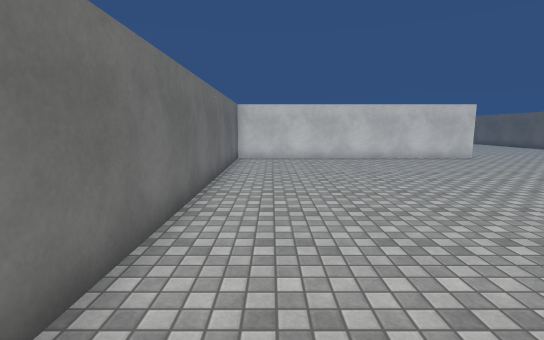
[1] (above)

19 first-person views from a walk through a scene from a Unity 3-D project. The camera is 1.5 m above the floor, tilts 8° down and sees 85° across. The floor is counted in squares, 1 m on a side. Each view is taken from the middle of a square. On the plan, view 1 faces up. The plan holds only what a view shows up to about 15 squares ahead; the rest is blank. The place goes on beyond the plan. The player character is not drawn. Surface patterns are stand-ins for the level's own textures.

[2]
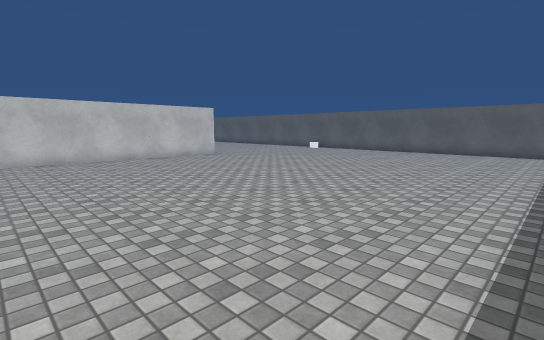

[3]
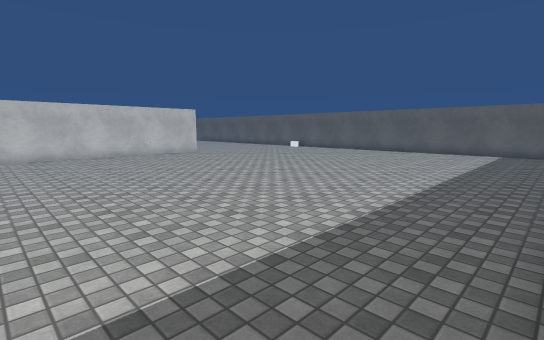

[4]
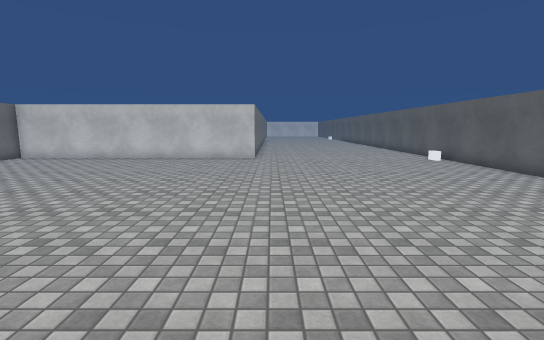

[5]
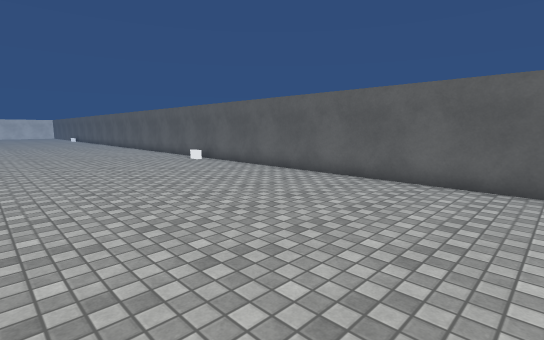

[6]
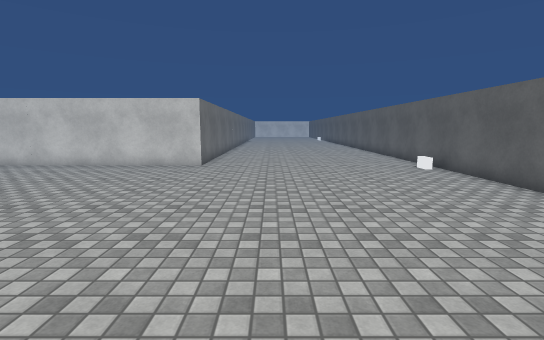

[7]
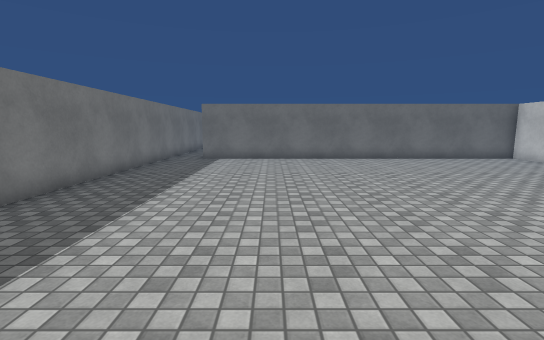

[8]
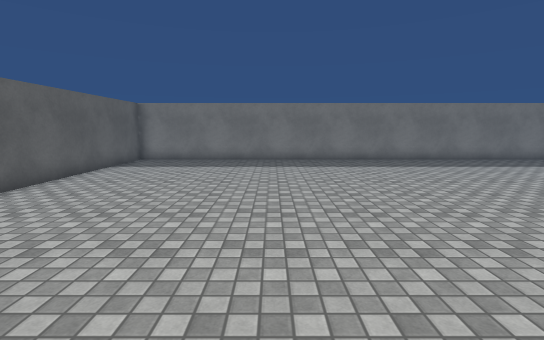

[9]
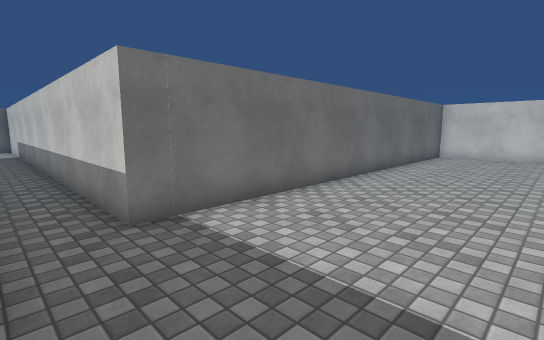

[10]
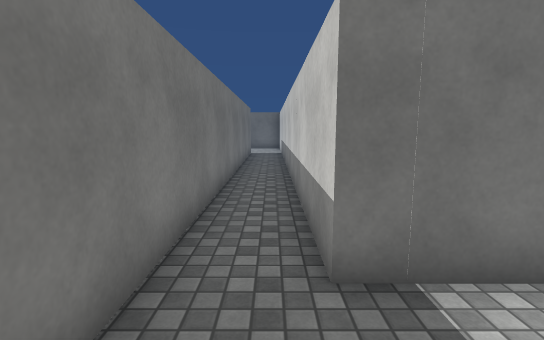

[11]
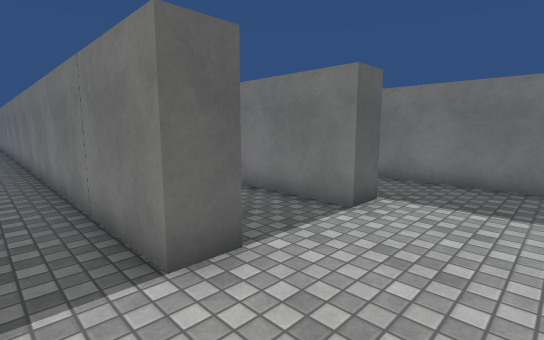

[12]
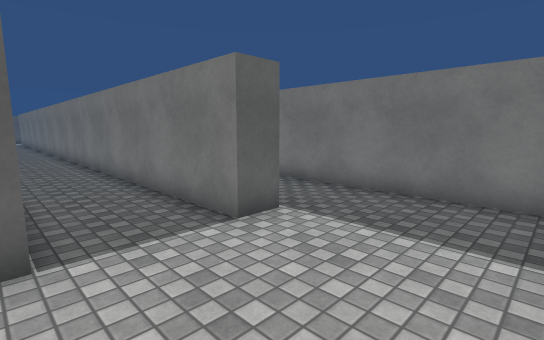

[13]
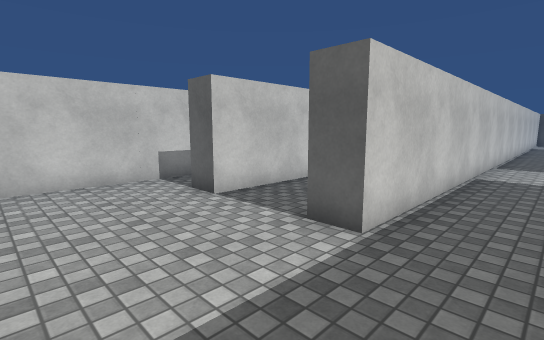

[14]
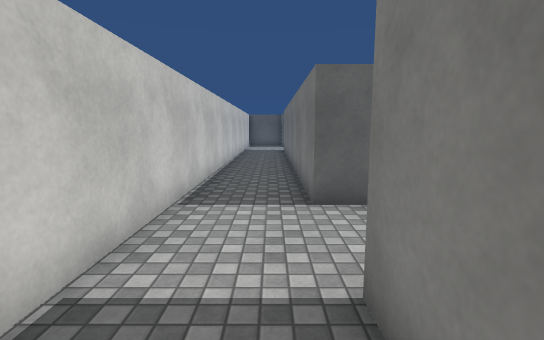

[15]
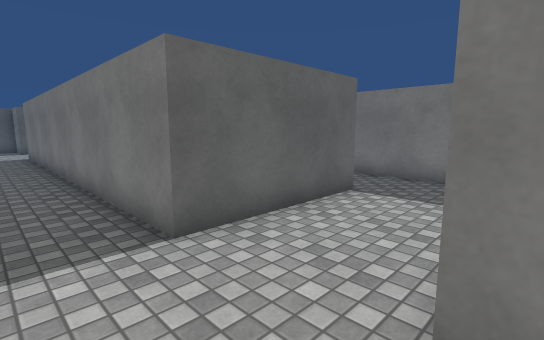

[16]
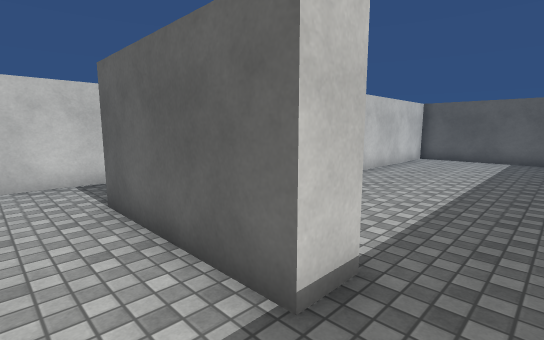

[17]
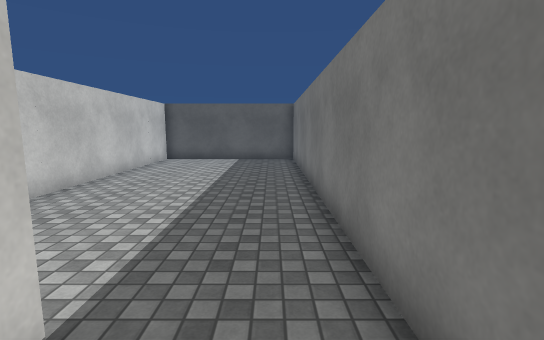

[18]
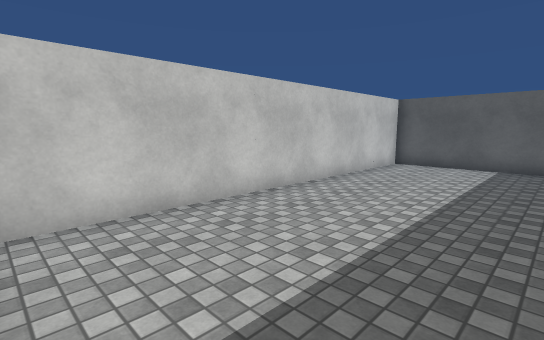

[19]
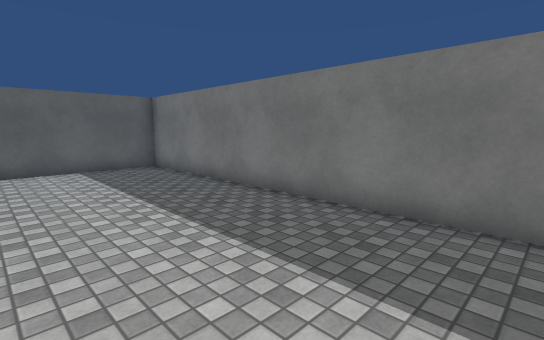

### Floor plan
Points are (right, up) in squares from view 1. A wall is a line through its corners. A room is listed if a view was taken in it or the views show most of it. See-through windows are left out.
Room 1 (views 1, 2, 3, 4, 5, 6, 7, 8, 9, 10)
walls: (10.1, 16.5) (10.1, 15) (-1.7, 15) (-1.7, -0.4); (-1.4, -2.3) (19.3, -2.3) (19.3, 16.5)
ways out: opening at (-1, -1.5) to room 2
Room 2 (views 11, 12, 13, 14, 15, 16, 17)
walls: (2, -7) (-17.2, -7) (-17.2, -6) (-2.6, -6); (-6.2, -14.6) (-7.3, -14.6) (-7.3, -9.8) (7.6, -9.8); (-1.7, -0.4) (-20.8, -0.4); (-12.2, -9.8) (-10.5, -9.8); (-8.8, -17.1) (-6.6, -17.1); (-13.6, -3.3) (-17.2, -3.3) (-17.2, -2.3) (-1.4, -2.3); (-20.9, -9.8) (-14.5, -9.8)
ways out: opening at (-1, -1.5) to room 1; opening at (-7, -15.5) to room 3
Room 3 (views 18, 19)
walls: (-6.6, -17.1) (6.6, -17.1) (6.6, -10.8) (-5.9, -10.8)
ways out: opening at (-7, -15.5) to room 2

Positions as (right, up) in squares from view 1, and headings:
1: (0, 0), facing up
2: (0, 0), facing up-right
3: (0, -2), facing up-right
4: (11, 0), facing up
5: (11, 1), facing up-right
6: (13, 3), facing up
7: (13, 3), facing left
8: (13, 12), facing down
9: (3, -2), facing up-left
10: (1, -1), facing left
11: (-20, -1), facing down-right
12: (-21, -3), facing down-right
13: (-21, -9), facing up-right
14: (-13, -9), facing right
15: (-11, -8), facing down-right
16: (-9, -16), facing up-right
17: (-8, -16), facing right
18: (-6, -16), facing up-right
19: (-5, -12), facing down-right
